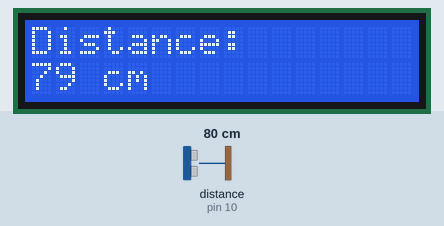
Simulated run of this sketch. Board: Arduino Uno, built with avr-gcc and run on an emulated ATmega328P. Shown: 16×2 character LCD. Wiring (inferred from the names in the program): ultrasonic range finder: trigger pin 9; echo pin 10. Inputs (shaded band) come from the test bench; at power-on: distance to the obstacle (sensor on pin 10) 80 cm. The echo pulse lasts 58.3 µs per cm.

Above: at 1.2 s.
1.3 s: distance to the obstacle (sensor on pin 10) set to 2 cm
At 2.8 s:
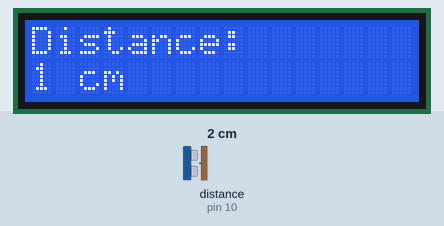
5.4 s: distance to the obstacle (sensor on pin 10) set to 4 cm
At 7.3 s:
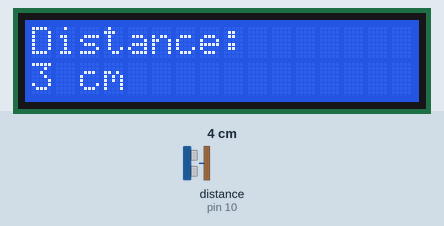
9.5 s: distance to the obstacle (sensor on pin 10) set to 9 cm
At 10.7 s:
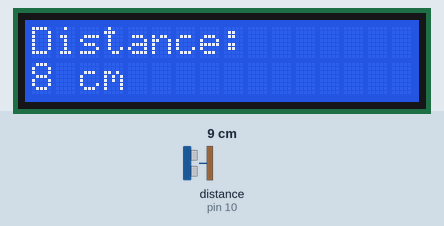
Timing chart, 0 to 12.5 s (numbered marks = the images above; inputs shaded):
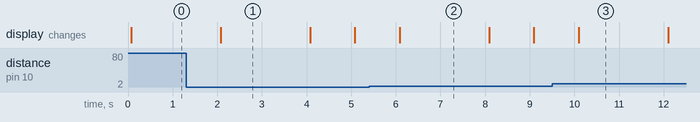

Measured:
- after the input at 1.3 s, the display: changes after 0.78 s (image 1)
- after the input at 5.4 s, the display: changes after 0.69 s (image 2)
- after the input at 9.5 s, the display: changes after 0.59 s (image 3)
- what the display in image 1 shows lasts 2.0 s, from 2.1 s to 4.1 s

The sketch:

ultrasonic_distance_lcd.ino
```cpp
#include <LiquidCrystal.h>

// Define pins for ultrasonic sensor and LCD
const int trigPin = 9;
const int echoPin = 10;
LiquidCrystal lcd(12, 11, 5, 4, 3, 2);

void setup() {
  pinMode(trigPin, OUTPUT);
  pinMode(echoPin, INPUT);
  lcd.begin(16, 2);  // Initialize LCD with 16x2 characters
  lcd.print("Distance:");
}

void loop() {
  long duration, distance;
  digitalWrite(trigPin, LOW);
  delayMicroseconds(2);
  digitalWrite(trigPin, HIGH);
  delayMicroseconds(10);
  digitalWrite(trigPin, LOW);

  duration = pulseIn(echoPin, HIGH);
  distance = (duration / 2) / 29.1;

  lcd.setCursor(0, 1);  // Move cursor to the second line
  lcd.print(distance);
  lcd.print(" cm   ");

  delay(1000);
}
```
